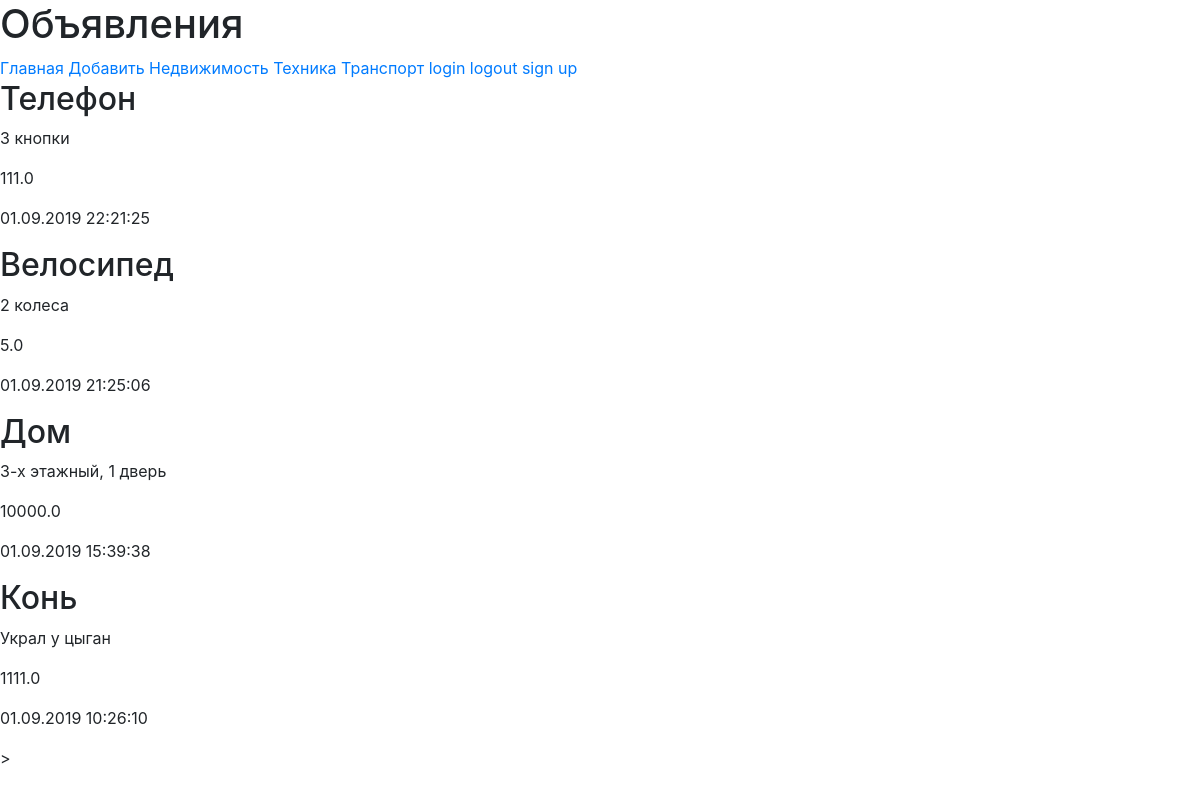
/bboard/, run on the app's committed database.
### bboard/models.py (models this page shows, shortened)
class Rubric(models.Model):
    name = models.CharField(max_length=100,db_index=True)
    class Meta():
        verbose_name_plural = 'Рубрики'
        verbose_name = 'Рубрика'
        ordering = ['name']

class Bd(models.Model):
    class Meta:
        verbose_name = "Объявление"
        verbose_name_plural = "Объявления"
        ordering = ['-published']
    title = models.CharField(max_length=100, verbose_name='Товар')
    content = models.TextField(null=True, blank=True, verbose_name='Описание')
    price = models.FloatField(null=True,blank = True, verbose_name='Цена')
    published = models.DateTimeField(auto_now_add=True, db_index= True, verbose_name='Опубликовано')
    rubric = models.ForeignKey('Rubric',null = True,on_delete=models.PROTECT,verbose_name='Рубрика')

### bboard/views.py (the view)
def index(request):
    bbs = Bd.objects.all()
    rubrics = Rubric.objects.all()
    context = {'bbs': bbs, 'rubrics': rubrics}
    return render(request, 'index.html', context)

### bboard/templates/index.html
{%extends 'basic.html'%}
     {%block content%}
        {%for bb in bbs%}
            <div>
                <h2> {{bb.title}}</h2>
                <p> {{bb.content}}</p>
                <p>{{bb.price}}</p>
                <p> {{bb.published|date:'d.m.Y H:i:s'}}</p>
            </div>
        {% endfor %}
     {%endblock%}

### bboard/templates/basic.html (shortened to what this page needs)
<!DOCTYPE html>
<html lang="en">
<head>
    <link rel="stylesheet" href="https://maxcdn.bootstrapcdn.com/bootstrap/4.3.1/css/bootstrap.min.css">
</head>
<body>
    <header>
        <h1> Объявления</h1>
    </header>
    <nav>
    <a href = '/bboard/'>Главная</a>
    <a href = '{%url "bboard:add"%}'>Добавить</a>
     {%for rubric in rubrics%}
    <a href = "{% url 'bboard:rubric' rubric.pk%}" >{{rubric.name}}</a>
    {%endfor%}
    <a  href="{%url 'bboard:login'%}" >login</a>
    <a  href="{%url 'bboard:logout'%}" >logout</a>
    <a  href="{%url 'bboard:sign_up'%}" >sign up</a>
    </nav>
    <section>
        {%block content%}
        {%endblock%}
    </section>>
</body>
</html>

### data on the page
Rubric: name "Недвижимость"
Rubric: name "Техника"
Rubric: name "Транспорт"
Bd: title "Телефон", content "3 кнопки", price "111.0", published "01.09.2019 22:21:25"
Bd: title "Велосипед", content "2 колеса", price "5.0", published "01.09.2019 21:25:06"
Bd: title "Дом", content "3-х этажный, 1 дверь", price "10000.0", published "01.09.2019 15:39:38"
Bd: title "Конь", content "Украл у цыган", price "1111.0", published "01.09.2019 10:26:10"
